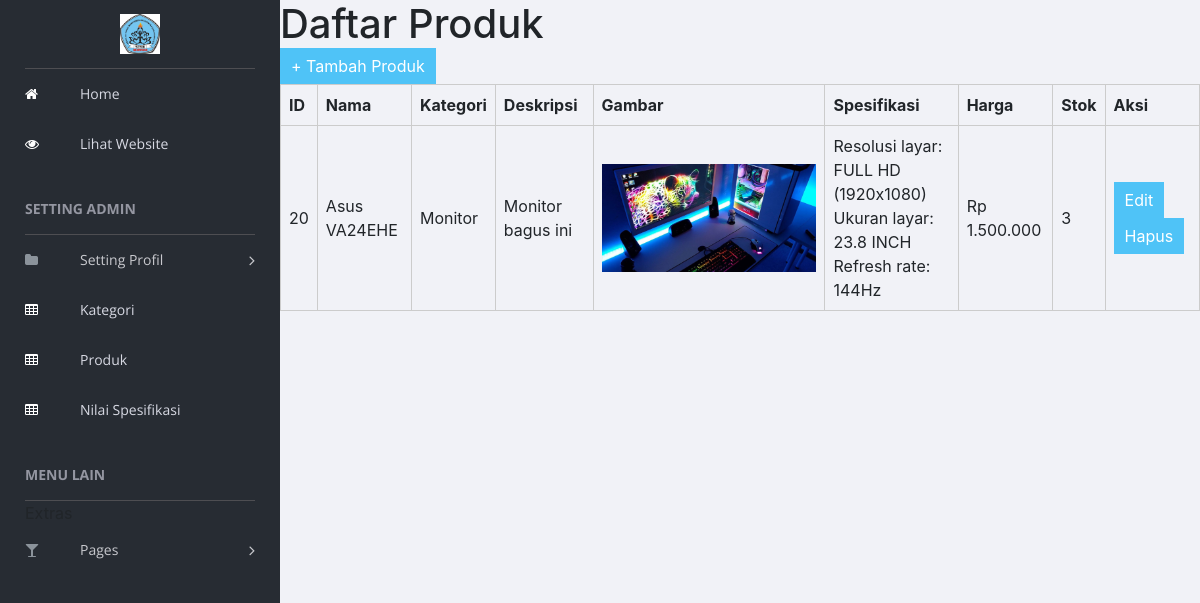
Page /admins/index.php?page=produk on the committed database.
### tables this page shows
CREATE TABLE `produk` (
  `id` int(11) NOT NULL,
  `nama` varchar(255) NOT NULL,
  `kategori` int(255) NOT NULL,
  `harga` int(11) NOT NULL,
  `deskripsi` text DEFAULT NULL,
  `gambar` varchar(255) DEFAULT NULL,
  `thumbnail1` varchar(255) DEFAULT NULL,
  `thumbnail2` varchar(255) DEFAULT NULL,
  `thumbnail3` varchar(255) DEFAULT NULL,
  `thumbnail4` varchar(255) DEFAULT NULL,
  `stok` int(11) DEFAULT 0,
  `rating` float DEFAULT 0
);

CREATE TABLE `kategori` (
  `id` int(255) NOT NULL,
  `nama` varchar(255) NOT NULL,
  `spesifikasi` text NOT NULL
);

CREATE TABLE `nilai_spesifikasi` (
  `id` int(255) NOT NULL,
  `produk` int(255) NOT NULL,
  `nilai` text NOT NULL
);

### admins/pages/produk.php (the view, shortened to what this page needs)
<?php
include 'koneksi.php';
?>
<body>
  <h1>Daftar Produk</h1>
  <a href="index.php?page=tambahProduk" class="btn">+ Tambah Produk</a>
  <table>
    <tr>
      <th>ID</th>
      <th>Nama</th>
      <th>Kategori</th>
      <th>Deskripsi</th>
      <th>Gambar</th>
      <th>Spesifikasi</th>
      <th>Harga</th>
      <th>Stok</th>
      <th>Aksi</th>
    </tr>
    <?php
    $produk = mysqli_query($conn, "SELECT * FROM produk");
    while ($p = mysqli_fetch_assoc($produk)) {
      $spek = mysqli_query($conn, "SELECT * FROM kategori WHERE id = ".$p['kategori']);
      $asoc = mysqli_fetch_assoc($spek);
      $nilai_spek = mysqli_query($conn, "SELECT * FROM nilai_spesifikasi WHERE produk = ".$p['id']);
      $_spek = explode(",", $asoc['spesifikasi']);
      if(mysqli_num_rows($nilai_spek)>0) $_nilai_spek = explode(",", mysqli_fetch_assoc($nilai_spek)['nilai']);
    ?>
    <tr>
      <td><?= $p['id'] ?></td>
      <td><?= $p['nama'] ?></td>
      <td><?= $asoc['nama'] ?></td>
      <td><?= $p['deskripsi'] ?></td>
      <td><img src=".././<?= $p['gambar'] ?>" alt=""></td>
      <td>
        <?php
        if(mysqli_num_rows($nilai_spek)>0){
          for ($i = 0; $i < count($_spek); $i++) {
              echo $_spek[$i].": ". $_nilai_spek[$i] . "<br>";
          }
        }else{
          echo '<p style="color:red;">Mohon tambahkan nilai spesifikasi untuk produk ini!</p>';
        }
        ?>
      </td>
      <td>Rp <?= number_format($p['harga'],0,",",".") ?></td>
      <td><?= $p['stok'] ?></td>
      <td>
        <a href="index.php?page=editProduk&id=<?= $p['id'] ?>" class="btn">Edit</a>
        <a href="index.php?page=hapusProduk&id=<?= $p['id'] ?>" class="btn" onclick="return confirm('Hapus produk?')">Hapus</a>
      </td>
    </tr>
    <?php } ?>
  </table>
</body>
</html>

### admins/index.php (shortened to what this page needs)
<!doctype html>
<html class="no-js" lang="en">
<head>
    <link rel="stylesheet" href="vendors/bootstrap/dist/css/bootstrap.min.css">
    <link rel="stylesheet" href="vendors/font-awesome/css/font-awesome.min.css">
    <link rel="stylesheet" href="vendors/themify-icons/css/themify-icons.css">
    <link rel="stylesheet" href="vendors/flag-icon-css/css/flag-icon.min.css">
    <link rel="stylesheet" href="vendors/selectFX/css/cs-skin-elastic.css">
    <link rel="stylesheet" href="vendors/jqvmap/dist/jqvmap.min.css">
    <link rel="stylesheet" href="assets/css/style.css">
</head>
<body>
    <aside id="left-panel" class="left-panel">
    </aside>
    <div id="right-panel" class="right-panel">
	<?php include"pages/paging.php"?></div>
</body>
</html>

### admins/pages/paging.php (shortened to what this page needs)
<?php
	$page=(isset($_GET['page']))?$_GET['page']:"main";
	switch ($page){
	case 'produk':include "pages/produk.php";break;
	}
?>

### admins/pages/produk.php (style rules this page uses)
table { border-collapse: collapse; width: 100%; }
th, td { border: 1px solid #ccc; padding: 8px; }
a.btn { background: #4fc3f7; color: #fff; padding: 5px 10px; text-decoration: none; }

### rows in the picture
produk: id "20", nama "Asus VA24EHE", kategori.nama "Monitor", deskripsi "Monitor bagus ini", gambar (picture), kategori.spesifikasi "Resolusi layar", nilai_spesifikasi.nilai "FULL HD (1920x1080)", kategori.spesifikasi "Ukuran layar", nilai_spesifikasi.nilai "23.8 INCH", kategori.spesifikasi "Refresh rate", nilai_spesifikasi.nilai "144Hz", harga "1.500.000", stok "3"
